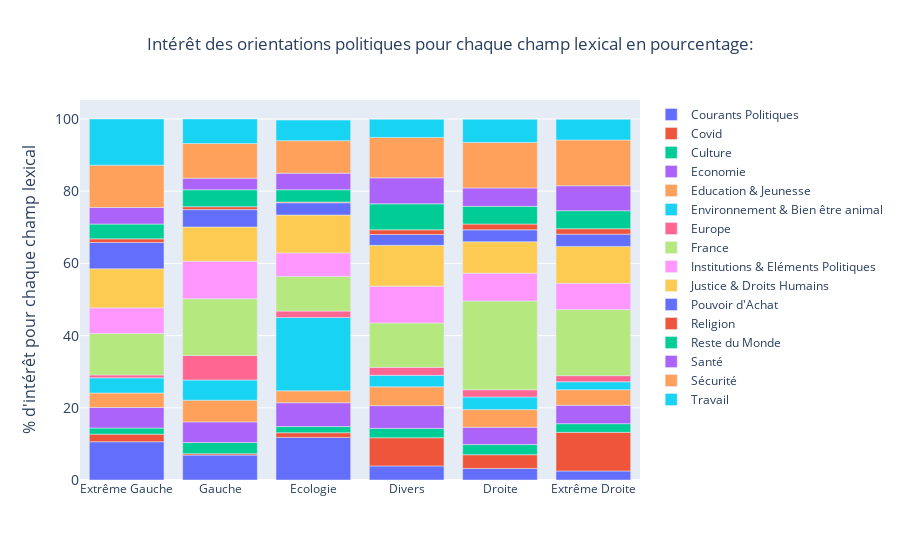

Notebook code cell kept with this figure:
### Code cell
bar_chart_stack_100(based_on="autre")

### Figure 1 — Plotly figure (JSON) as saved in the notebook; plotly's stock layout.template omitted (floating-point values rounded to 4 significant figures)
{"data": [{"name": "Courants Politiques", "type": "bar", "x": ["Extrême Gauche", "Gauche", "Ecologie", "Divers", "Droite", "Extrême Droite"], "y": [10.6, 6.9, 11.8, 3.9, 3.2, 2.5]}, {"name": "Covid", "type": "bar", "x": ["Extrême Gauche", "Gauche", "Ecologie", "Divers", "Droite", "Extrême Droite"], "y": [2.1, 0.4, 1.3, 7.8, 3.8, 10.7]}, {"name": "Culture", "type": "bar", "x": ["Extrême Gauche", "Gauche", "Ecologie", "Divers", "Droite", "Extrême Droite"], "y": [1.7, 3.1, 1.7, 2.6, 2.8, 2.4]}, {"name": "Economie", "type": "bar", "x": ["Extrême Gauche", "Gauche", "Ecologie", "Divers", "Droite", "Extrême Droite"], "y": [5.7, 5.7, 6.6, 6.3, 4.8, 5.1]}, {"name": "Education & Jeunesse", "type": "bar", "x": ["Extrême Gauche", "Gauche", "Ecologie", "Divers", "Droite", "Extrême Droite"], "y": [4, 6, 3.3, 5.2, 4.9, 4.3]}, {"name": "Environnement & Bien être animal", "type": "bar", "x": ["Extrême Gauche", "Gauche", "Ecologie", "Divers", "Droite", "Extrême Droite"], "y": [4.2, 5.6, 20.3, 3.2, 3.5, 2.2]}, {"name": "Europe", "type": "bar", "x": ["Extrême Gauche", "Gauche", "Ecologie", "Divers", "Droite", "Extrême Droite"], "y": [0.8, 6.8, 1.8, 2.2, 2, 1.7]}, {"name": "France", "type": "bar", "x": ["Extrême Gauche", "Gauche", "Ecologie", "Divers", "Droite", "Extrême Droite"], "y": [11.5, 15.7, 9.6, 12.3, 24.6, 18.3]}, {"name": "Institutions & Eléments Politiques", "type": "bar", "x": ["Extrême Gauche", "Gauche", "Ecologie", "Divers", "Droite", "Extrême Droite"], "y": [7.1, 10.4, 6.5, 10.2, 7.7, 7.3]}, {"name": "Justice & Droits Humains", "type": "bar", "x": ["Extrême Gauche", "Gauche", "Ecologie", "Divers", "Droite", "Extrême Droite"], "y": [10.8, 9.5, 10.5, 11.3, 8.7, 10.2]}, {"name": "Pouvoir d'Achat", "type": "bar", "x": ["Extrême Gauche", "Gauche", "Ecologie", "Divers", "Droite", "Extrême Droite"], "y": [7.3, 4.8, 3.4, 3, 3.3, 3.4]}, {"name": "Religion", "type": "bar", "x": ["Extrême Gauche", "Gauche", "Ecologie", "Divers", "Droite", "Extrême Droite"], "y": [1, 0.8, 0.2, 1.3, 1.6, 1.5]}, {"name": "Reste du Monde", "type": "bar", "x": ["Extrême Gauche", "Gauche", "Ecologie", "Divers", "Droite", "Extrême Droite"], "y": [4.1, 4.7, 3.4, 7.2, 4.9, 5]}, {"name": "Santé", "type": "bar", "x": ["Extrême Gauche", "Gauche", "Ecologie", "Divers", "Droite", "Extrême Droite"], "y": [4.6, 3.2, 4.6, 7.2, 5.1, 6.9]}, {"name": "Sécurité", "type": "bar", "x": ["Extrême Gauche", "Gauche", "Ecologie", "Divers", "Droite", "Extrême Droite"], "y": [11.7, 9.6, 9, 11.2, 12.6, 12.7]}, {"name": "Travail", "type": "bar", "x": ["Extrême Gauche", "Gauche", "Ecologie", "Divers", "Droite", "Extrême Droite"], "y": [12.8, 6.8, 5.7, 5, 6.4, 5.7]}], "layout": {"barmode": "relative", "title": {"text": "Intérêt des orientations politiques pour chaque champ lexical en pourcentage:", "x": 0.5}, "yaxis": {"tickfont": {"size": 14}, "title": {"font": {"size": 16}, "text": "% d'intérêt pour chaque champ lexical"}}}}
